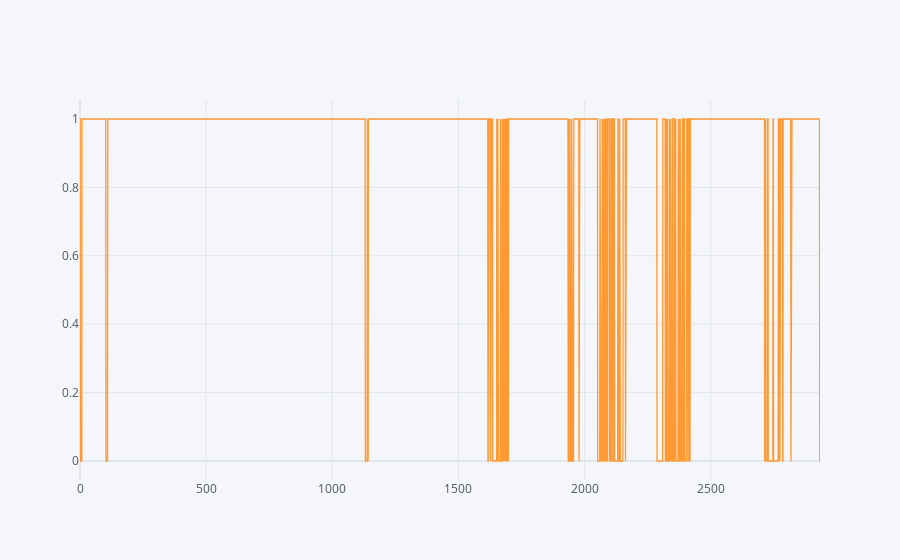

Notebook code cell kept with this figure:
### Code cell
# test rec variations
rec_v = [0] + [rec[i] - rec[i-1] for i in range(1,len(rec))]
#fig = pd.Series(rec_v).iplot(asFigure=True)
#fig.show()
'''
    => problème si la variation de rec_v non comprise entre -1,5 et 1,5
    à creuser
'''
rec_v_valide = list(map(lambda x : int(-1.5<x<1.5),rec_v))
fig = pd.Series(rec_v_valide).iplot(asFigure=True)
fig.show()

### Figure 1 — Plotly figure (JSON) as saved in the notebook; plotly's stock layout.template omitted (floating-point values rounded to 4 significant figures; data arrays with more than 128 entries replaced by an {"elided": "..."} marker saying what was removed)
{"data": [{"line": {"color": "rgba(255, 153, 51, 1.0)", "dash": "solid", "shape": "linear", "width": 1.3}, "mode": "lines", "name": "None", "text": "", "type": "scatter", "x": {"elided": "2934 int values"}, "y": {"elided": "2934 int values"}}], "layout": {"legend": {"bgcolor": "#F5F6F9", "font": {"color": "#4D5663"}}, "paper_bgcolor": "#F5F6F9", "plot_bgcolor": "#F5F6F9", "title": {"font": {"color": "#4D5663"}}, "xaxis": {"gridcolor": "#E1E5ED", "showgrid": true, "tickfont": {"color": "#4D5663"}, "title": {"font": {"color": "#4D5663"}, "text": ""}, "zerolinecolor": "#E1E5ED"}, "yaxis": {"gridcolor": "#E1E5ED", "showgrid": true, "tickfont": {"color": "#4D5663"}, "title": {"font": {"color": "#4D5663"}, "text": ""}, "zerolinecolor": "#E1E5ED"}}}
